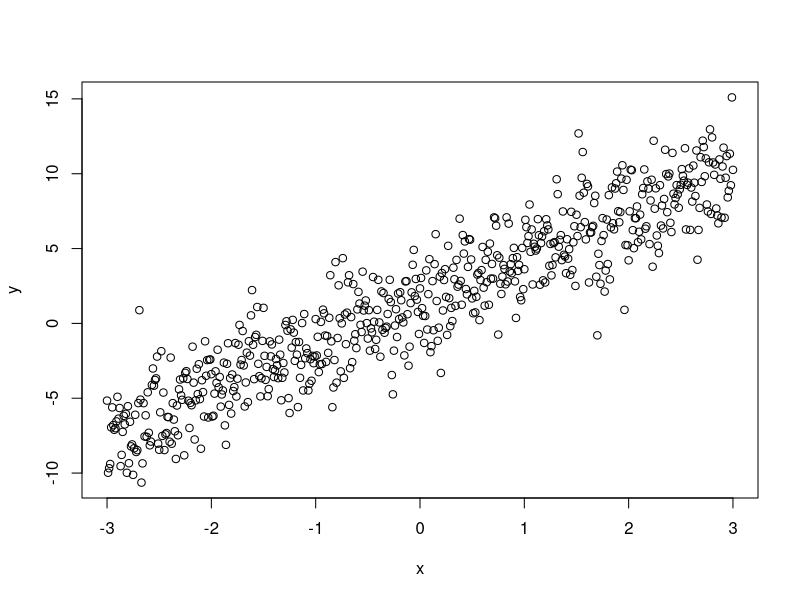
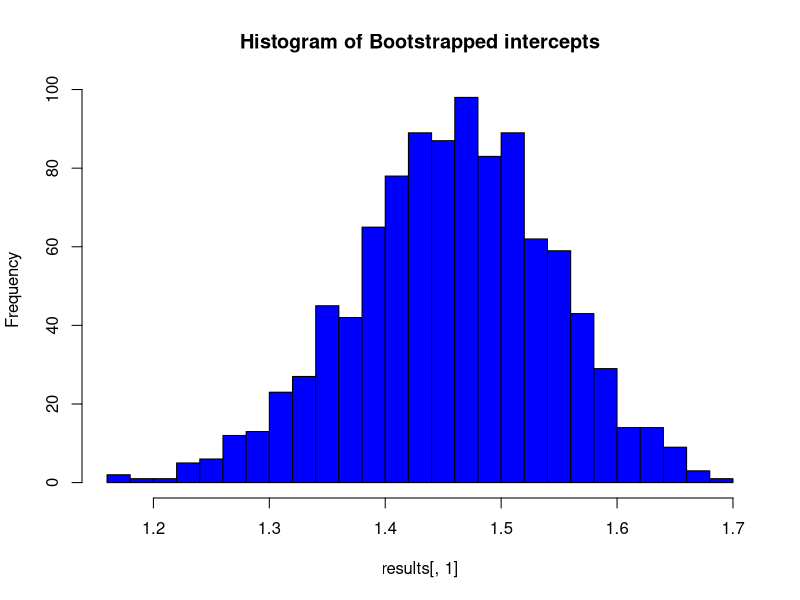
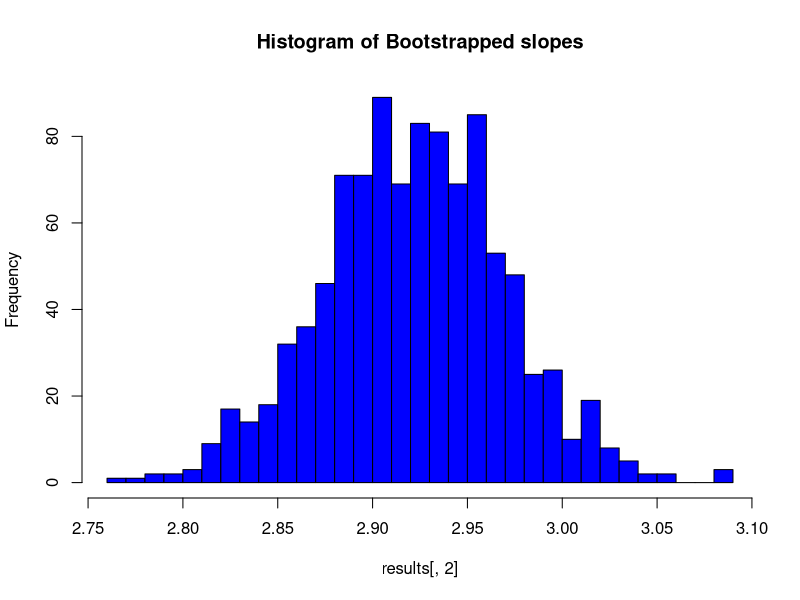

Recreate these plots in R, in order.
###################################################################################################
# Program Description: Demonstrate bootstrap concept in R
# Date and version: 14th July 2016 v1
# Email: ranjodhsingh@gmail.com
###################################################################################################

rm(list=ls())

x <- seq(-3,3,0.01)	# regressor
u <- rnorm(length(x),0,2)	# normal errors
y <- 1.5 + 3*x + u	# simulated dependant variable

plot(x,y)	

fit <- lm(y~x)

resi <- fit$residuals
replicates <- 1000
results <- array(0,dim=c(replicates,2))
for (i in 1:replicates) {
	newy <- y + sample(resi,replace=T)
	repfit <- lm(newy ~ x)
	results[i,] <- repfit$coefficients
}

hist(results[,1],breaks=30,col='blue',main="Histogram of Bootstrapped intercepts")
hist(results[,2],breaks=30,col='blue',main="Histogram of Bootstrapped slopes")



